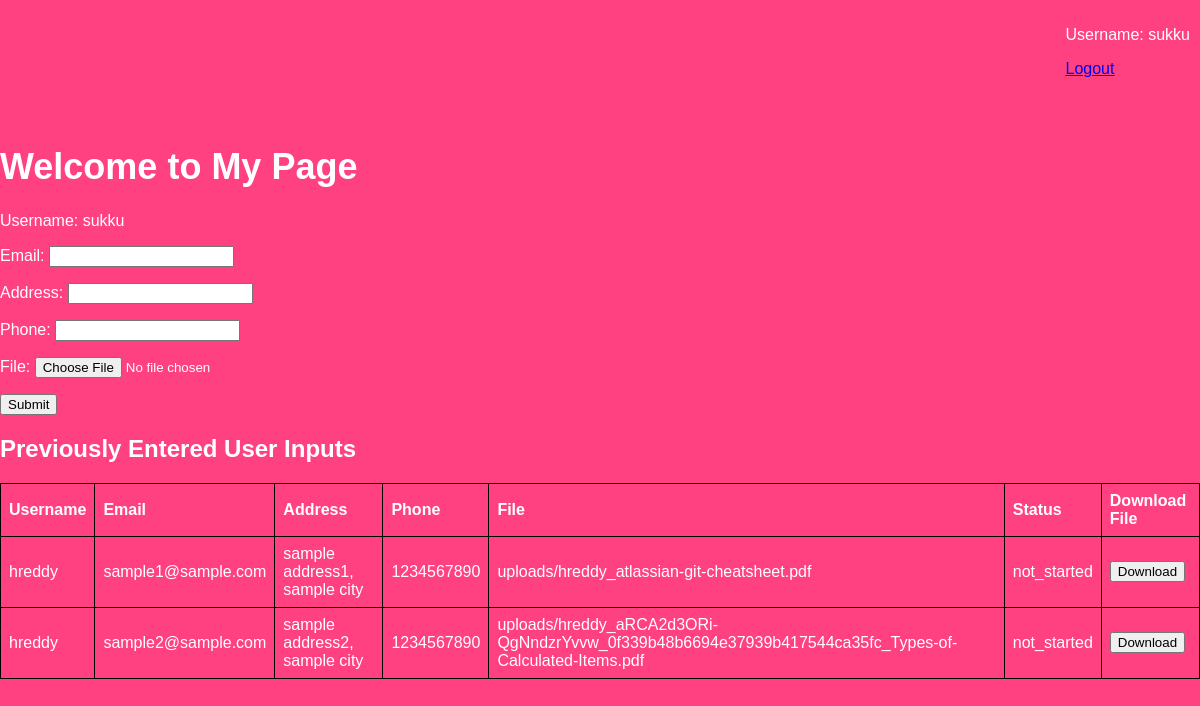
Screenshot of / (signed in) with the database file from the repository.
### files/models.py (models this page shows, shortened)
class UserProfile(models.Model):
    user = models.OneToOneField(User, on_delete=models.CASCADE)

class UserInput(models.Model):
    user_profile = models.ForeignKey(UserProfile, on_delete=models.CASCADE, null=True)
    email = models.EmailField()
    address = models.CharField(max_length=100)
    phone = models.CharField(max_length=10)
    file = models.FileField(upload_to=upload_to, null=True)
    STATUS_CHOICES = [
        ('not_started', 'Not Started'),
        ('inprogress', 'In Progress'),
        ('completed', 'Completed'),
        ('failed', 'Failed'),
    ]
    status = models.CharField(max_length=20, choices=STATUS_CHOICES, default='not_started')

### files/views.py (the view)
# urls.py: path('', index, name='index'),
@login_required
def index(request):
    try:
        user_profile = UserProfile.objects.get(user=request.user)
        user_inputs = UserInput.objects.all()
        if request.method == 'POST':
            form = UserInputForm(request.POST, request.FILES)
            if form.is_valid():
                user_input = form.save(commit=False)
                user_input.user_profile = request.user.userprofile  # Assign the logged-in user's userprofile
                form.save()
                messages.success(request, 'Form submitted successfully.')
                return redirect('index')  # Redirect to the index page or any other desired page
        else:
            form = UserInputForm()
    except UserProfile.DoesNotExist:
        user_profile = None
        user_inputs = None
    context = {
        'user_profile': user_profile,
        'form': form,
        'user_inputs': user_inputs
    }
    return render(request, 'index.html', context)

### files/forms.py (shortened to what this page needs)
class UserInputForm(forms.ModelForm):
    file = forms.FileField(label='File',
        validators=[
            FileExtensionValidator(allowed_extensions=['pdf']),
            FileSizeValidator(max_size=1024 * 1024)  # Maximum file size: 1MB
        ],
        required=False
    )
    class Meta:
        model = UserInput
        fields = ['email', 'address', 'phone', 'file']

### files/templates/index.html (shortened to what this page needs)
{% extends 'base.html' %}
{% block content %}
  <div class="form-container">
    <h1>Welcome to My Page</h1>
    <div class="user-profile">
      {% if user_profile %}
        <p>Username: {{ user_profile.user.username }}</p>
      {% endif %}
      <form method="post" enctype="multipart/form-data">
        {{ form.as_p }}
        <input type="submit" value="Submit">
      </form>
    </div>
    {% if user_inputs %}
      <h2>Previously Entered User Inputs</h2>
      <table class="user-inputs-table">
        <thead>
          <tr>
            <th>Username</th>
            <th>Email</th>
            <th>Address</th>
            <th>Phone</th>
            <th>File</th>
            <th>Status</th>
            <th>Download File</th>
          </tr>
        </thead>
        <tbody>
          {% for user_input in user_inputs %}
            <tr>
              <td>{{ user_input.user_profile.user.username }}</td>
              <td>{{ user_input.email }}</td>
              <td>{{ user_input.address }}</td>
              <td>{{ user_input.phone }}</td>
              <td>
                {% if user_input.file %}
                  {{ user_input.file.name }}
                {% else %}
                  N/A
                {% endif %}
              </td>
              <td>{{ user_input.status }}</td>
              <td>
                {% if user_input.file %}
                  <button onclick="generateSignedURL('{{ user_input.id }}')">Download</button>
                {% else %}
                  N/A
                {% endif %}
              </td>
            </tr>
          {% endfor %}
        </tbody>
      </table>
    {% endif %}
  </div>
{% endblock %}

### files/templates/base.html (shortened to what this page needs)
{% load static %}
<!DOCTYPE html>
<html>
<head>
  <link rel="stylesheet" type="text/css" href="{% static 'css/style.css' %}">
</head>
<body>
  <div class="logout-link">
    {% if user_profile %}
      <p>Username: {{ user_profile.user.username }}</p>
    {% endif %}
    <a href="{% url 'logout' %}">Logout</a>
  </div>
  {% block content %}
  {% endblock %}
</body>
</html>

### static/css/style.css (style rules this page uses)
body { background-color: #ff4081; color: #ffffff; font-family: Arial, sans-serif; display: flex; flex-direction: column; align-items: center; justify-content: center; height: 100vh; margin: 0; }
h1 { font-size: 36px; font-weight: bold; }
.logout-link { position: absolute; top: 10px; right: 10px; }
.user-inputs-table { border-collapse: collapse; width: 100%; margin-top: 20px; }
.user-inputs-table th, .user-inputs-table td { padding: 8px; border: 1px solid #000000; text-align: left; }

### rows the page displays
UserProfile: user.username "sukku"
UserInput: user_profile.user.username "hreddy", email "sample1@sample.com", address "sample address1, sample city", phone "1234567890", file.name "uploads/hreddy_atlassian-git-cheatsheet.pdf", status "not_started"
UserInput: user_profile.user.username "hreddy", email "sample2@sample.com", address "sample address2, sample city", phone "1234567890", file.name "uploads/hreddy_aRCA2d3ORi-QgNndzrYvvw_0f339b48b6694e37939b417544ca35fc_Types-of-Calculated-Items.pdf", status "not_started"
